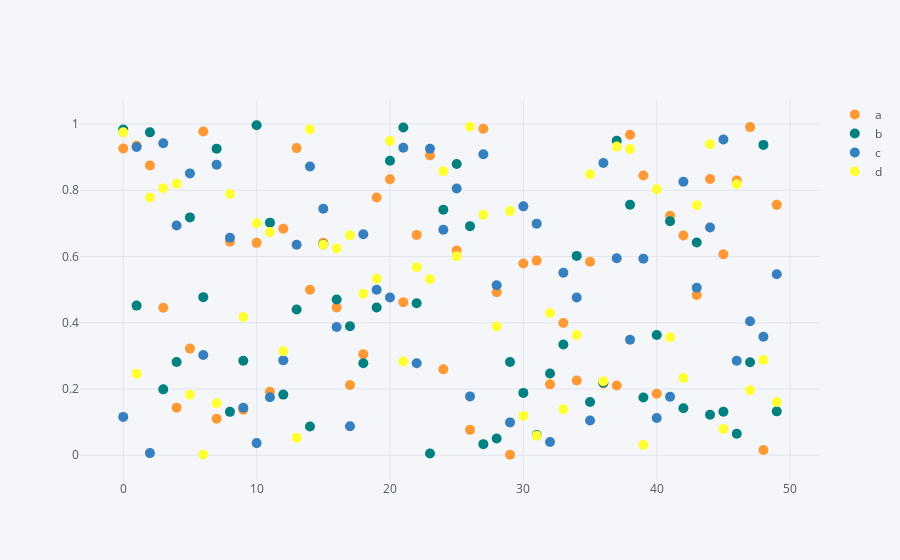

Notebook code for this chart:
### Code cell
df = pd.DataFrame(np.random.rand(50, 4), columns=['a', 'b', 'c', 'd'])
df.iplot(kind='scatter',mode='markers',colors=['orange','teal','blue','yellow'],size=10)
